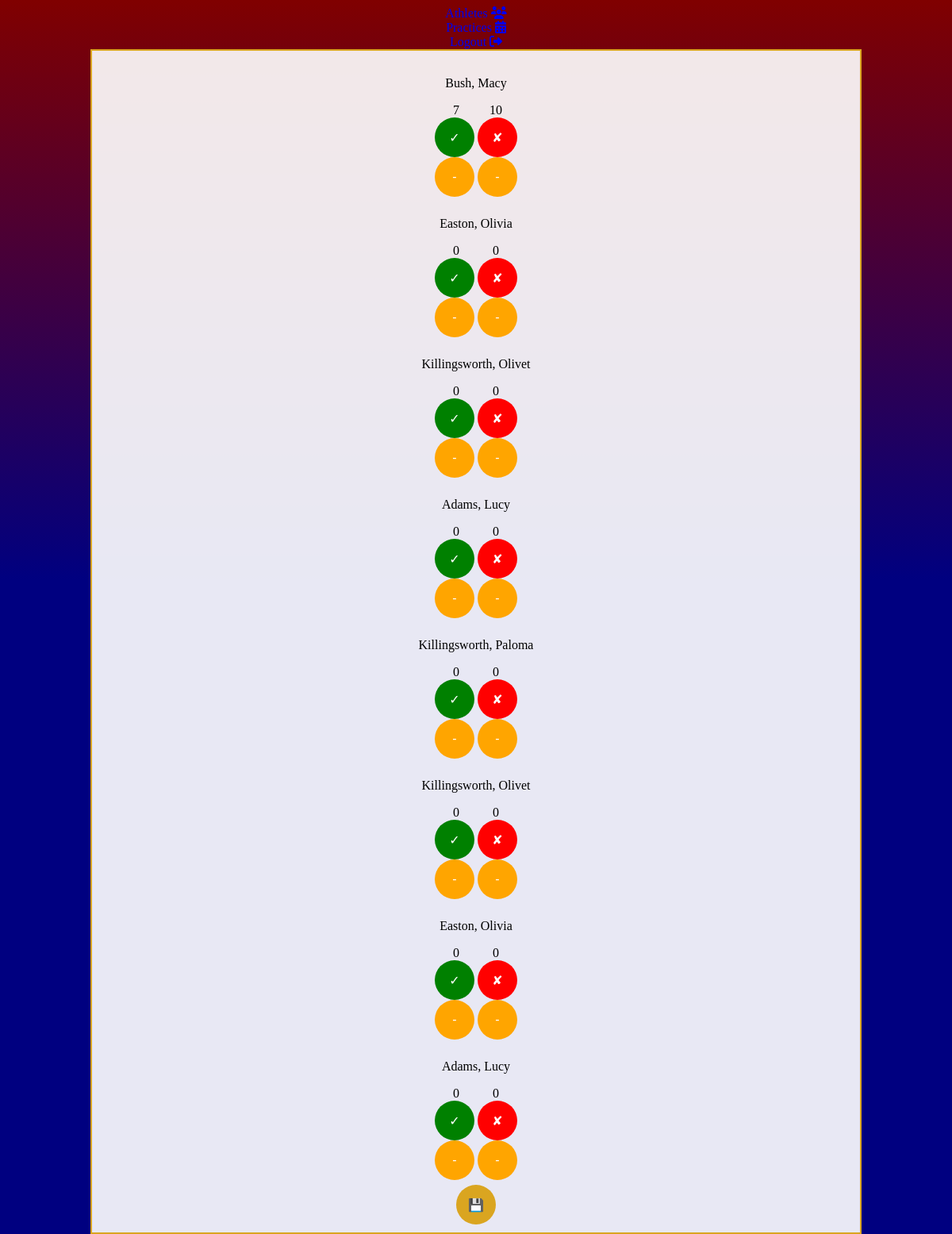
/practices/freethrows (signed in), run on the app's committed database.
### stats/models.py (models this page shows)
class Athlete(models.Model):
    TEAMS = {
        "ElemG" : "Girl's 5th and 6th",
        "MidG" : "Girl's 7th and 8th",
        "VarsityG" : "Girl's Varsity",
        "ElemB" : "Boy's 5th and 6th",
        "MidB" : "Boy's 7th and 8th",
        "VarsityB" : "Boy's Varsity"
    }
    POSITIONS = {
        "1" : "Point Guard",
        "2" : "Shooting Guard",
        "3" : "Small Forward",
        "4" : "Power Forward",
        "5" : "Center"
    }
    first_name = models.CharField(max_length = 30)
    last_name = models.CharField(max_length = 30)
    team = models.CharField(max_length=8,choices=TEAMS)
    position = models.CharField(max_length=1,choices=POSITIONS)
    jersey = models.IntegerField()
    username = models.CharField(max_length=30,null=True)
    def __str__(self):
        return f"{self.last_name}, {self.first_name}"

### stats/views.py (the view, shortened to what this page needs)
# urls.py: path("practices/freethrows",views.free_throws,name="free_throws"),
def free_throws(request):
    if User.objects.filter(username=request.user.username, groups__name='Players').exists():
        u = User.objects.get(username=request.user.username)
        athletes = Athlete.objects.filter(first_name=u.first_name, last_name=u.last_name)
        print("Player")
    elif User.objects.filter(username=request.user.username,groups__name='Admin').exists():
        athletes = Athlete.objects.all()
        print("Not player")
    ft_list = []
    if request.method == 'GET':
        try:
            records = FreeThrows.objects.filter(date=datetime.datetime.today())
        except ObjectDoesNotExist:
            records = []
        finally:
            if len(records) == 0:
                for ath in athletes:
                    ft = FreeThrows(player=ath,date=datetime.datetime.today(),attempts=0,makes=0)
                    FreeThrows.save(ft)
                    ft_list.append({"player":ft.player,"attempts":ft.attempts,"makes":ft.makes})
            else:
                for record in records:
                    if record.player in athletes:
                        ft_list.append({"player":record.player,"attempts":record.attempts,"makes":record.makes})
    return render(request,"stats/free_throw_form.html",{"ft":ft_list})

### stats/templates/stats/free_throw_form.html (shortened to what this page needs)
{% extends "stats/index.html" %} {% block content %}
<div>
  <form id="free_throw_form" action="{% url 'free_throw_save' %}" method="post">
    {% csrf_token %} {%for stat in ft %}
    <div class="player_box">
      <p>{{stat.player}}</p>
      <div class="lbl_box">
        <label for="{{stat.player}}makes" id="{{stat.player}}makeslbl"
          >{{stat.makes}}</label
        >
        <label for="{{stat.player}}attempts" id="{{stat.player}}attemptslbl"
          >{{stat.attempts}}</label
        >
    </div>
      <div class="btn_box">
        <button
          type="button"
          onClick="update_makes('{{stat.player}}makes','{{stat.player}}attempts','1')"
          class="btn_make"
        >
          &#10003
        </button>
        <button
          type="button"
          onClick="update_misses('{{stat.player}}attempts','1')"
          class="btn_miss"
        >
          &#10008
        </button>
      </div>
      <div class="btn_box">
        <button
          type="button"
          onClick="update_makes('{{stat.player}}makes','{{stat.player}}attempts',-1)"
          class="btn_remove"
          >
          -
        </button>
        <button
          type="button"
          onClick="update_misses('{{stat.player}}attempts','-1')"
          class="btn_remove"
          >
          -
        </button>
      </div>
    </div>
    {% endfor %}
    <button type="submit" class="submit">&#128190</button>
  </form>
</div>
{% endblock %}

### stats/templates/stats/index.html (shortened to what this page needs)
{% load static %}
<!DOCTYPE html>
<html lang="en">
  <head>
    <link rel="stylesheet" href="{% static 'css/main.css' %}" />
    <link rel="stylesheet" href="{% static 'css/shootingform.css' %}"/>
  </head>
  <body>
    {% if user.is_authenticated %}
      <div class="navigation">
        <a href="{% url 'view_athlete' %}">Athletes <i class="fa fa-users" aria-hidden="true"></i>
        </a>
        <a href="{% url 'practices' %}">Practices <i class="fa fa-calendar" aria-hidden="true"></i>
        </a>
        <a href="{% url 'logout' %}">Logout <i class="fa fa-sign-out" aria-hidden="true"></i>
        </a>
      </div>
      <div class="main_content">{% block content %} {% endblock %}</div>
    {% else %}
      <a href="{% url 'login' %}">Log In</a>
    {% endif %}
  </body>
</html>

### stats/static/css/main.css (style rules this page uses)
html { background: linear-gradient(0deg,navy 53%, rgb(128,0,0)); height: 100%; position: relative; }
.main_content { margin: auto; width: 80%; border: 2px solid goldenrod; padding: 10px; text-align: center; background-color: rgba(255, 255, 255, 0.911); height: 100%; }
.navigation { color:white; display: flex; flex-direction:column; margin: auto; width: 80%; text-align: center; }
a:link { text-decoration: none!important; }

### stats/static/css/shootingform.css (style rules this page uses)
.player_box { margin-top: 3px; margin-bottom: 3px; padding: 3px; display: flex; flex-direction: column; }
button { color: white; text-align: center; font-size: medium; border: none; border-radius: 50%; width: 50px; height: 50px; }
.lbl_box label { width: 50px; }
.lbl_box { display:flex; flex-direction: row; justify-content: center; }
.btn_make { background-color: green; }
.btn_miss { background-color: red; }
.btn_remove { background-color: orange; }
.submit { background-color: goldenrod; }

### data on the page
Athlete: player "Bush, Macy", makes "7", attempts "10"
Athlete: player "Easton, Olivia", makes "0", attempts "0"
Athlete: player "Killingsworth, Olivet", makes "0", attempts "0"
Athlete: player "Adams, Lucy", makes "0", attempts "0"
Athlete: player "Killingsworth, Paloma", makes "0", attempts "0"
Athlete: player "Killingsworth, Olivet", makes "0", attempts "0"
Athlete: player "Easton, Olivia", makes "0", attempts "0"
Athlete: player "Adams, Lucy", makes "0", attempts "0"
